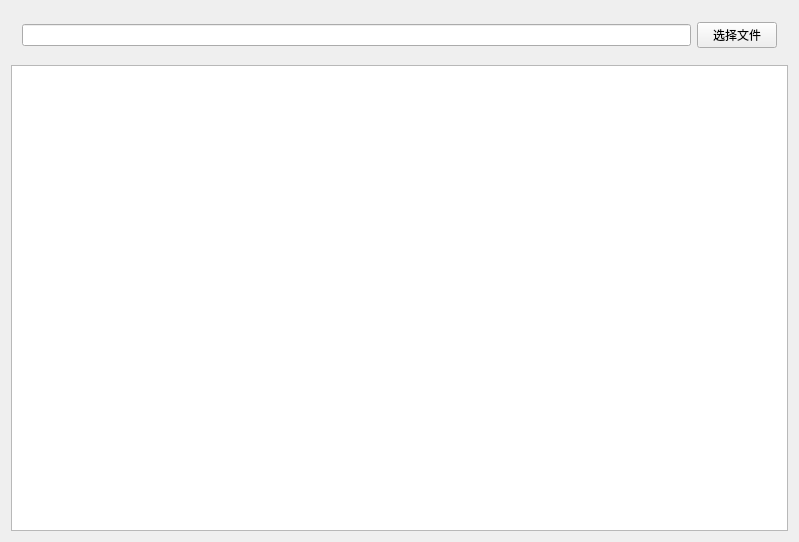
<?xml version="1.0" encoding="UTF-8"?>
<ui version="4.0">
 <class>Widget</class>
 <widget class="QWidget" name="Widget">
  <property name="geometry">
   <rect>
    <x>0</x>
    <y>0</y>
    <width>799</width>
    <height>542</height>
   </rect>
  </property>
  <property name="windowTitle">
   <string>Widget</string>
  </property>
  <layout class="QVBoxLayout" name="verticalLayout">
   <item>
    <widget class="QWidget" name="widget" native="true">
     <layout class="QHBoxLayout" name="horizontalLayout">
      <item>
       <widget class="QLineEdit" name="lineEdit"/>
      </item>
      <item>
       <widget class="QPushButton" name="pushButton">
        <property name="text">
         <string>选择文件</string>
        </property>
       </widget>
      </item>
     </layout>
    </widget>
   </item>
   <item>
    <widget class="QTextEdit" name="textEdit"/>
   </item>
  </layout>
 </widget>
 <layoutdefault spacing="6" margin="11"/>
 <resources/>
 <connections/>
</ui>
